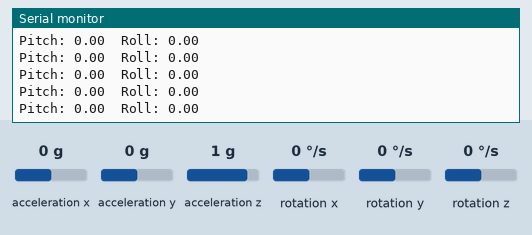
Bench run of a sketch on a simulated ESP32. Shown: the last lines printed to the serial monitor. Inputs (shaded band) come from the test bench; at power-on: acceleration x 0 g, acceleration y 0 g, acceleration z 1 g, rotation x 0 °/s, rotation y 0 °/s, rotation z 0 °/s.

Above: at 6.8 s.
6.9 s: acceleration x set to -1.4 g
At 7.4 s:
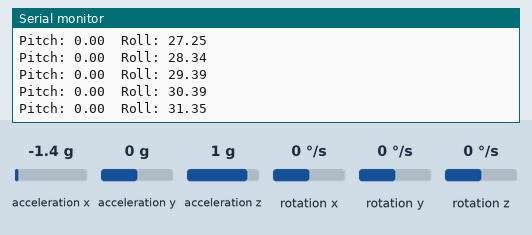
8.4 s: acceleration y set to -1.4 g
At 9.2 s:
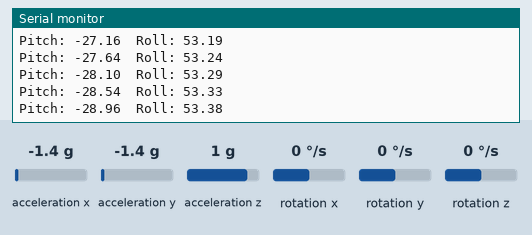
9.9 s: acceleration z set to -1.4 g
At 10.5 s:
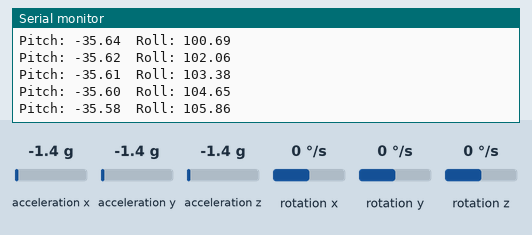
11.4 s: rotation x set to -192 °/s
At 11.9 s:
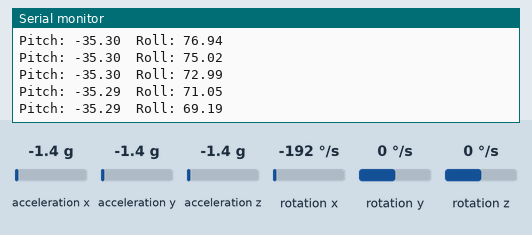
12.9 s: rotation y set to -192 °/s
At 13.6 s:
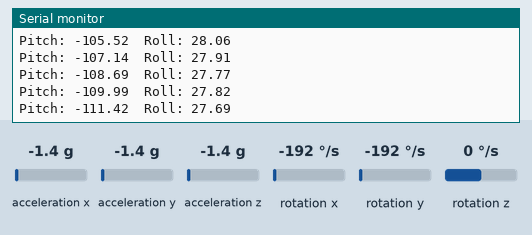
Timing chart, 0 to 15.4 s (numbered marks = the images above; inputs shaded):
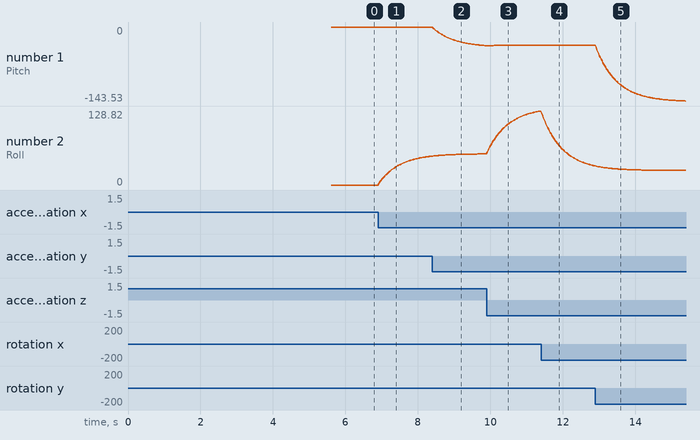

Measured:
- after the input at 6.9 s, the serial monitor: prints a new line at once (image 1)
- plotted number 2: 0 → 50.3 after the input at 6.9 s

The sketch:

PnR.ino
```cpp
#include "Wire.h"
#include "I2Cdev.h"
#include "MPU6050.h"
#include <math.h>

MPU6050 accelgyro(0x68);

int16_t ax, ay, az, gx, gy, gz;
int16_t ax_offset = 0, ay_offset = 0, az_offset = 0;
int16_t gx_offset = 0, gy_offset = 0, gz_offset = 0;

float pitch = 0.0, roll = 0.0;
unsigned long lastTime = 0;

// 校正函式
void calibrateMPU6050() {
  long ax_sum = 0, ay_sum = 0, az_sum = 0;
  long gx_sum = 0, gy_sum = 0, gz_sum = 0;
  const int samples = 1000;

  Serial.println("校正中，請保持靜止...");
  for (int i = 0; i < samples; i++) {
    accelgyro.getMotion6(&ax, &ay, &az, &gx, &gy, &gz);
    ax_sum += ax;
    ay_sum += ay;
    az_sum += az;
    gx_sum += gx;
    gy_sum += gy;
    gz_sum += gz;
    delay(2);
  }

  ax_offset = ax_sum / samples;
  ay_offset = ay_sum / samples;
  az_offset = (az_sum / samples) - 16384;
  gx_offset = gx_sum / samples;
  gy_offset = gy_sum / samples;
  gz_offset = gz_sum / samples;

  Serial.println("校正完成！");
}

void setup() {
  Wire.begin(21, 22);
  Wire.setClock(100000);
  Serial.begin(115200);

  Serial.println("初始化 MPU6050...");
  accelgyro.initialize();

  if (accelgyro.testConnection()) {
    Serial.println("MPU6050 連線成功");
  } else {
    Serial.println("MPU6050 連線失敗");
    while (1);
  }

  calibrateMPU6050();
  lastTime = millis();
}

void loop() {
  accelgyro.getMotion6(&ax, &ay, &az, &gx, &gy, &gz);

  // 校正
  ax -= ax_offset; ay -= ay_offset; az -= az_offset;
  gx -= gx_offset; gy -= gy_offset; gz -= gz_offset;

  // 計算時間差
  unsigned long now = millis();
  float dt = (now - lastTime) / 1000.0;
  lastTime = now;

  // 加速度角度 (單位為度)
  float accel_pitch = atan2(ay, sqrt(ax * ax + az * az)) * 180 / PI;
  float accel_roll = atan2(-ax, az) * 180 / PI;

  // 陀螺儀角速度 (MPU6050 輸出每度秒值需除以 131)
  float gyro_pitch_rate = gy / 131.0;
  float gyro_roll_rate = gx / 131.0;

  // 互補濾波：融合加速度與陀螺儀
  pitch = 0.96 * (pitch + gyro_pitch_rate * dt) + 0.04 * accel_pitch;
  roll = 0.96 * (roll + gyro_roll_rate * dt) + 0.04 * accel_roll;

  // 輸出
  Serial.print("Pitch: ");
  Serial.print(pitch);
  Serial.print("\tRoll: ");
  Serial.println(roll);

  delay(20);  // 建議更新頻率 50Hz
}
```
